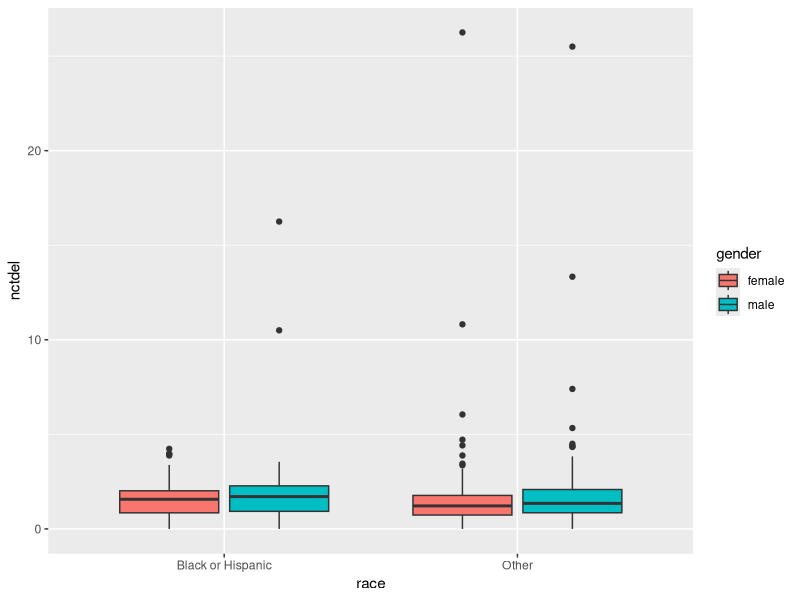
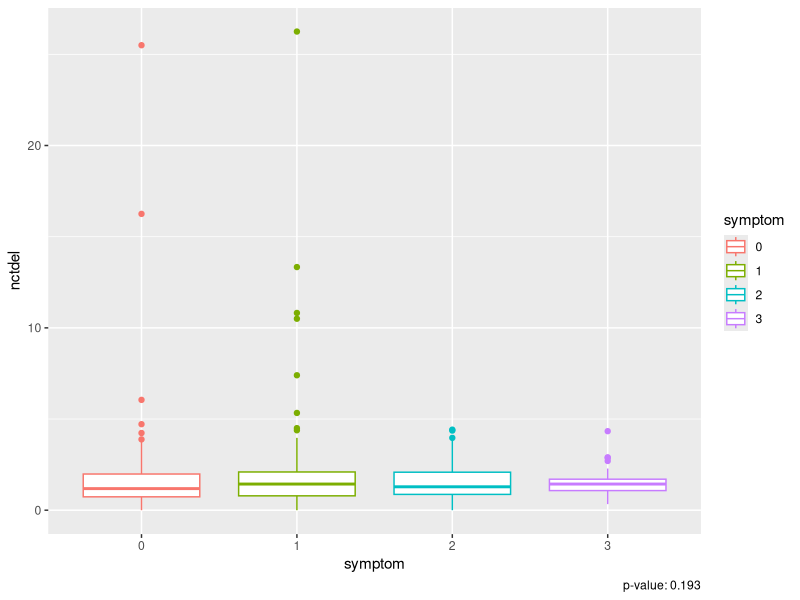
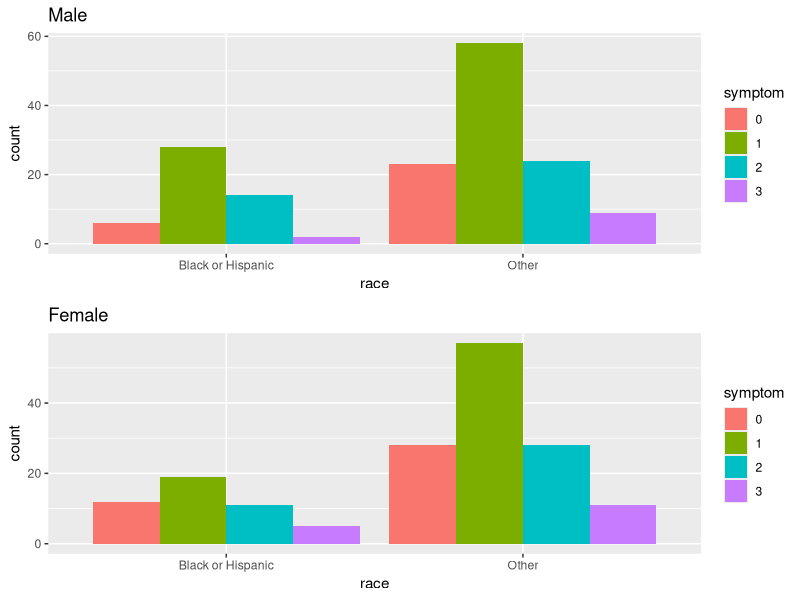
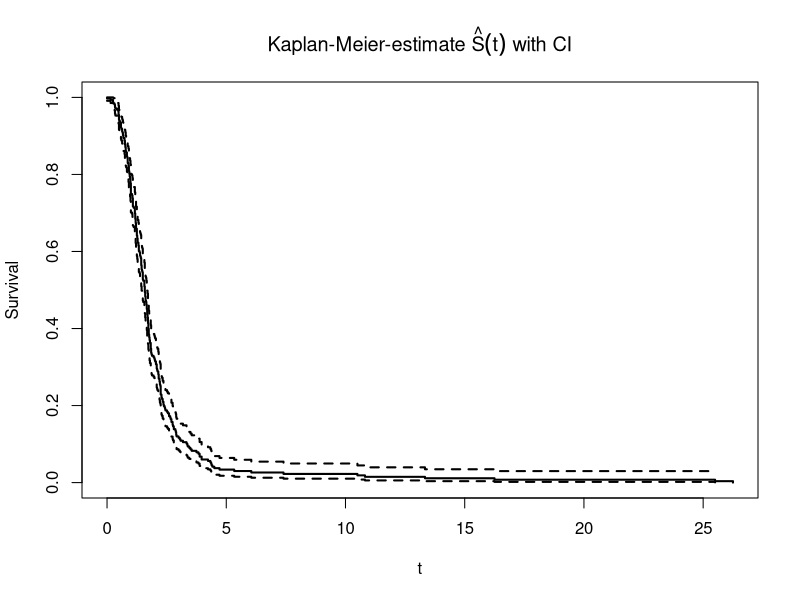
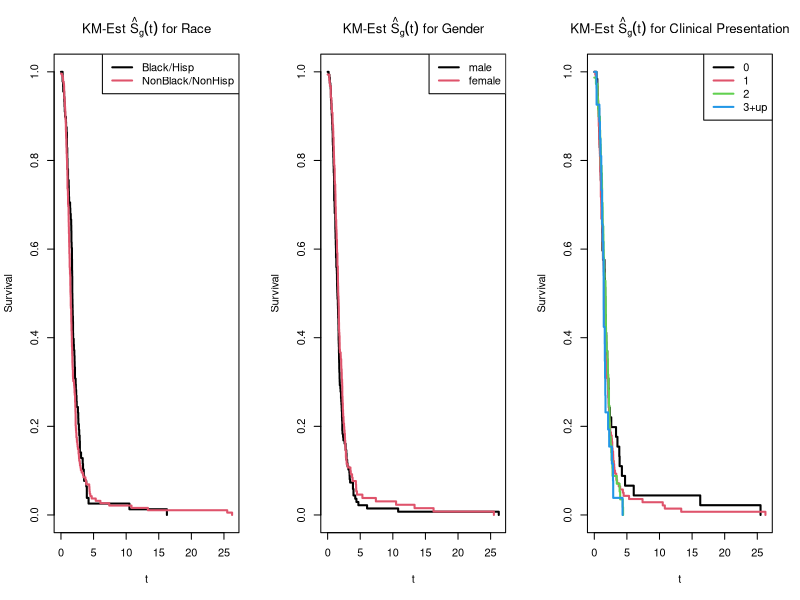

The R source for these figures, in order:
## ---- chunk 1
knitr::opts_chunk$set(echo = FALSE, warning = FALSE)
library(ggplot2)
library(survival)
library(gridExtra)

dat <- read.table("kellydat.txt", header=T)

## ---- chunk 2
missing_d <- (which(is.na(dat)))
#dat[missing_d,] # no NA's

dat$race = "Other"
dat$race[dat$black==1|dat$hisp==1 ]="Black or Hispanic"
dat$gender = "male"
dat$gender[dat$male==0]="female"
dat$symptom = 0
dat$symptom[dat$sn1==1]=1
dat$symptom[dat$sn2==1]=2
dat$symptom[dat$sn3==1|dat$all4==1]=3
## ---- chunk 3

g1 <- ggplot(data = dat, aes(x=race,y=nctdel)) + geom_boxplot(aes(fill=gender))
g2 <- ggplot(data = dat, aes(x=as.factor(symptom), y=nctdel,color=as.factor(symptom))) +geom_boxplot() +labs(x="symptom",color="symptom")
g3 <- ggplot(data = dat, aes(x=race, y=symptom)) + geom_boxplot(aes(fill=gender))
g3m <- ggplot(data = dat[dat$gender=="male",], aes(x=race)) + geom_bar(aes(fill=as.factor(symptom)),position = "dodge") + labs(title="Male", fill="symptom")
g3f <- ggplot(data = dat[dat$gender=="female",], aes(x=race)) + geom_bar(aes(fill=as.factor(symptom)),position = "dodge") + labs(title="Female", fill="symptom")

g1
## ---- chunk 4
p2 <- summary(aov(data=dat, nctdel ~ symptom))[[1]][["Pr(>F)"]][1]
g2 + labs(caption = paste("p-value:", round(p2,4)))
## ---- chunk 5
grid.arrange(g3m, g3f, nrow=2)
## ---- chunk 6
dat.KM <- survfit(Surv(nctdel, fail) ~ 1, data = dat) #estimated survival curve 

plot(dat.KM, main=expression(paste("Kaplan-Meier-estimate ", hat(S)(t), " with CI")),
     xlab="t", ylab="Survival", lwd=2)
## ---- chunk 7

par(mfrow=c(1,3))
dat.KM.race <- survfit(Surv(nctdel, fail) ~ race, type="kaplan-meier", conf.type="log", data=dat)

plot(dat.KM.race, main=expression(paste("KM-Est ", hat(S)[g](t), " for Race")),
     xlab="t", ylab="Survival", lwd=2, col=1:3)
legend(x="topright", col=1:2, lwd=2, legend=c("Black/Hisp", "NonBlack/NonHisp"))


dat.KM.gender <- survfit(Surv(nctdel, fail) ~ male, type="kaplan-meier", conf.type="log", data=dat)

plot(dat.KM.gender, main=expression(paste("KM-Est ", hat(S)[g](t), " for Gender")),
     xlab="t", ylab="Survival", lwd=2, col=1:2)
legend(x="topright", col=1:2, lwd=2, legend=c("male", "female"))


dat.KM.symptom <- survfit(Surv(nctdel, fail) ~ symptom, type="kaplan-meier", conf.type="log", data=dat)

plot(dat.KM.symptom, main=expression(paste("KM-Est ", hat(S)[g](t), " for Clinical Presentation")),
     xlab="t", ylab="Survival", lwd=2, col=1:4)
legend(x="topright", col=1:4, lwd=2, legend=c("0", "1", "2", "3+up"))


